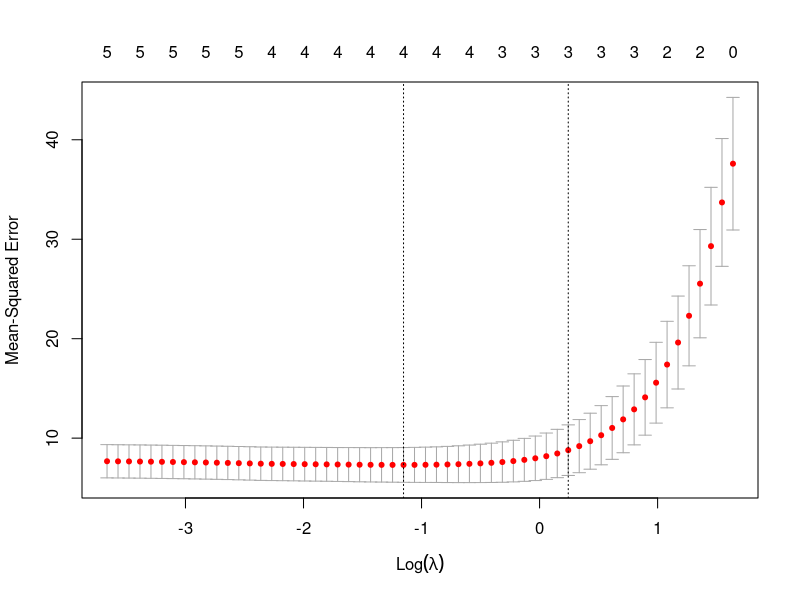

Here is the R script that generated this plot:
## ---- chunk 1
# install.packages("glmnet") # Instalar el paquete
library(glmnet)
head(mtcars)
## ---- chunk 2
# definir la variable resultado
y <- mtcars$mpg

# definir las variables predictoras
x <- data.matrix(mtcars[, c("cyl", "hp", "wt", "drat", "gear")])
## ---- chunk 3
# validación cruzada
cv_model <- cv.glmnet(x, y, alpha = 1)  # Cambiar el parámetro alpha da lugar a otros tipos de regresión

# encontrar el valor lambda que minimiza el MSE
best_lambda <- cv_model$lambda.min
best_lambda

# mostrar los resultados en un gráfico
plot(cv_model)
## ---- chunk 4
# coeficientes del modelo 
best_model <- glmnet(x, y, alpha = 1, lambda = best_lambda)
coef(best_model)
## ---- chunk 5
linear_model <- lm(mpg ~ cyl + hp + wt + drat + gear, data = mtcars)
cbind(coef(best_model), "Linear" = coef(linear_model))
